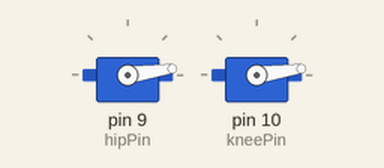
Recording of a sketch running on a simulated Arduino Uno, built with avr-gcc and run on an emulated ATmega328P. Parts: 2 × servo.

Above: at 0.1 s.
At 1.0 s:
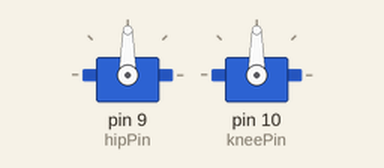
At 2.5 s:
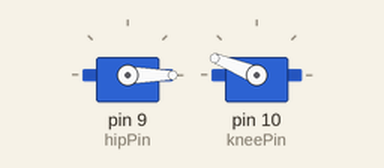
Timing chart, 0 to 4.0 s (numbered marks = the images above):
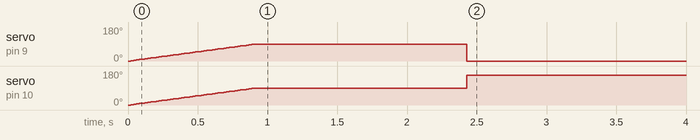

The sketch:

LeftFrontLeg.ino
```cpp
#include <Servo.h>

// ------- SERVO SETUP -------
Servo hip;    // hip joint (forward/back)
Servo knee;   // knee joint (up/down)

// choose your pins
int hipPin  = 9;     // hip servo PWM pin
int kneePin = 10;    // knee servo PWM pin

// ------- SERVO CALIBRATION -------
int hipZero  = 90;   // mechanical zero for hip
int kneeZero = 90;   // mechanical zero for knee
int hipDir   = 1;    // direction multiplier
int kneeDir  = 1;

// ------- LEG GEOMETRY (mm) -------
float L1 = 50.0;     // upper leg
float L2 = 70.0;     // lower leg

float r2d(float r) { return r * 57.2958; }

// ===== INVERSE KINEMATICS FOR LEFT FRONT LEG =====
void moveToXY(float x, float y)
{
float d = sqrt(x*x + y*y);

float cosK = (d*d - L1*L1 - L2*L2) / (2 * L1 * L2);
cosK = constrain(cosK, -1.0, 1.0);
float thetaK = acos(cosK);

float phi = atan2(y, x);
float psi = atan2(L2 * sin(thetaK), L1 + L2 * cos(thetaK));
float thetaH = phi - psi;

int hipDeg  = hipZero  + hipDir  * r2d(thetaH);
int kneeDeg = kneeZero + kneeDir * r2d(thetaK);

hipDeg  = constrain(hipDeg,  0, 180);
kneeDeg = constrain(kneeDeg, 0, 180);

hip.write(hipDeg);
knee.write(kneeDeg);
}

void setup() {
hip.attach(hipPin);
knee.attach(kneePin);

// -------- STEP 1: ALIGN BOTH SERVOS TO EXACT 90° --------
for(int pos=0; pos<=90; pos+=2){
hip.write(pos);
knee.write(pos);
delay(20);
}

hip.write(90);
knee.write(90);
delay(1500);   // stop here & check orientation

// -------- STEP 2: MOVE TO IK NEUTRAL POSITION --------
moveToXY(60, -80);   // standing pose
delay(1500);
}

void loop() {
// Empty movement loop for alignment mode
}
```
